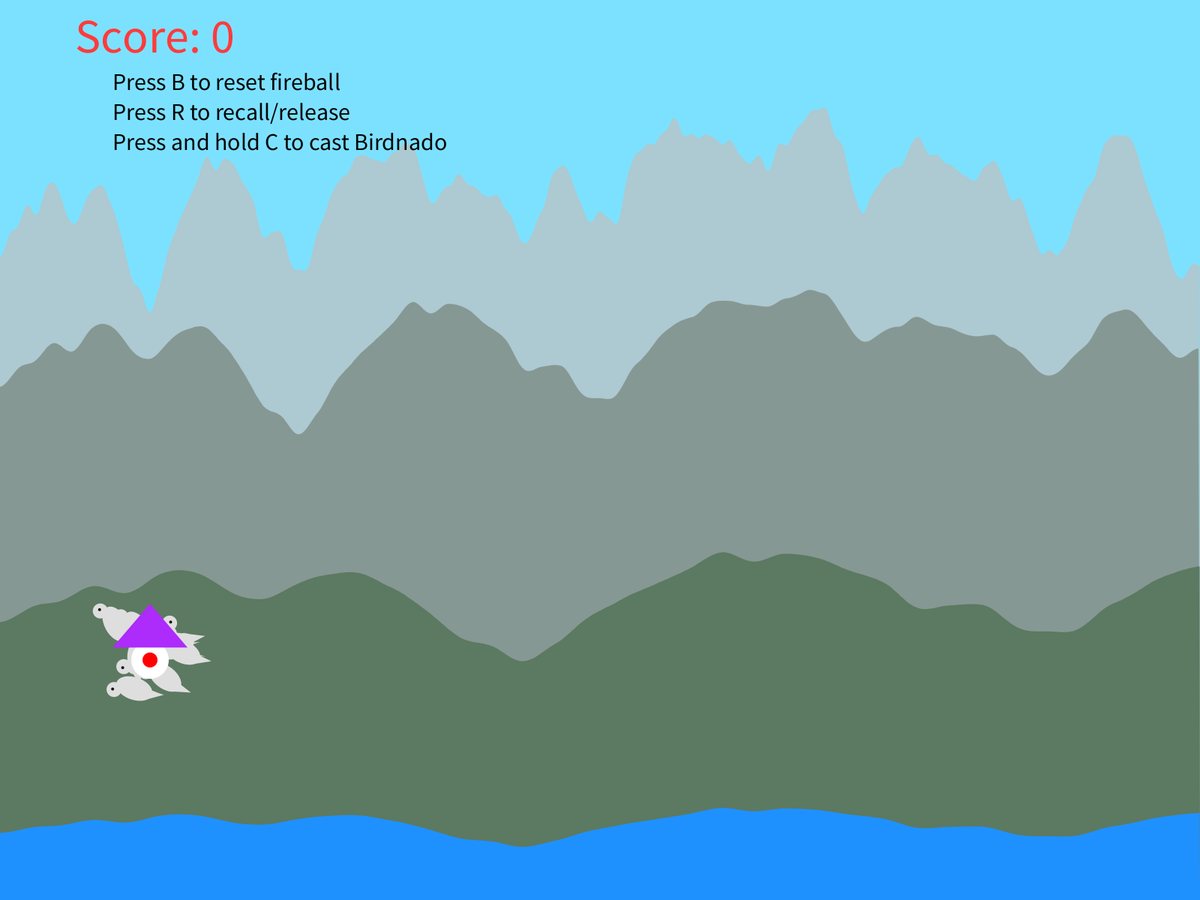
Frame 1 (no input)
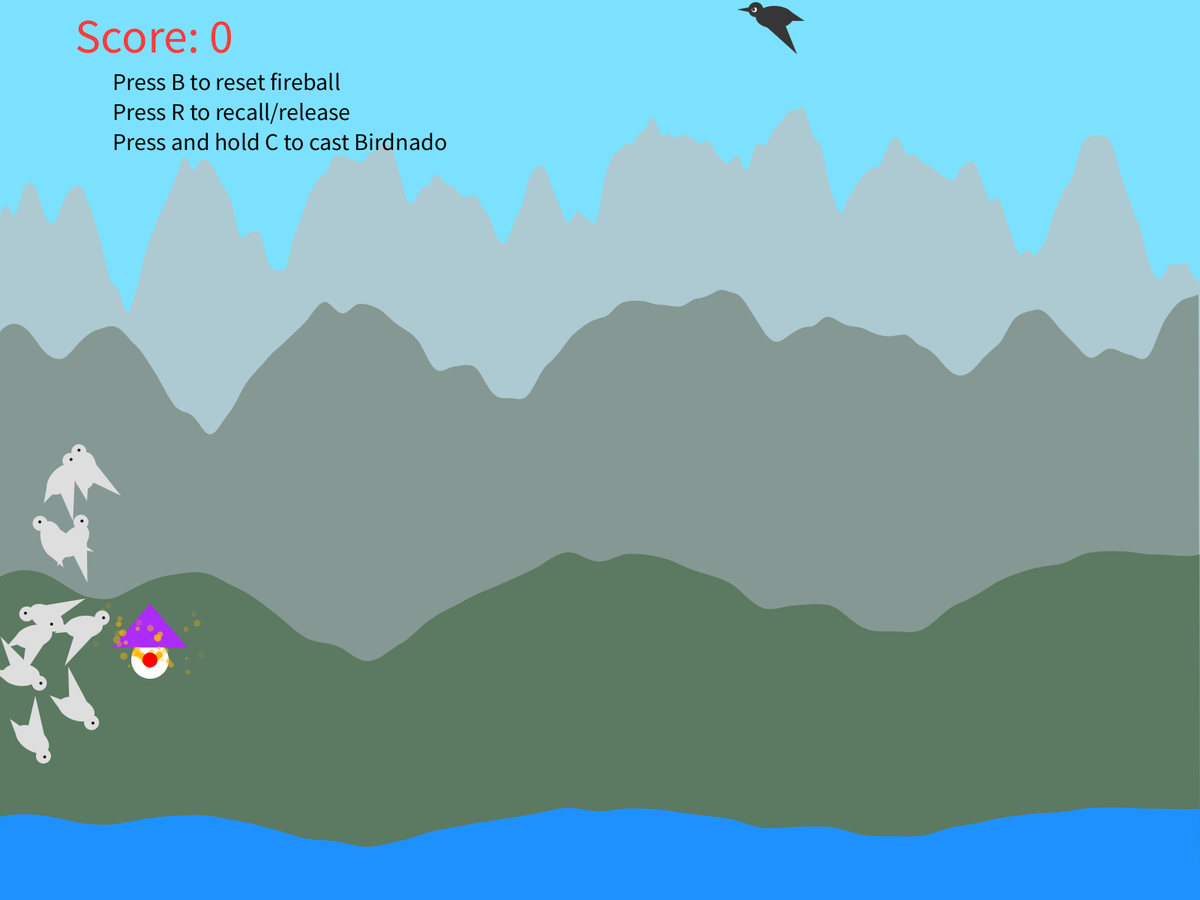
Frame 60 (the mouse pressed at the canvas centre just before this capture)
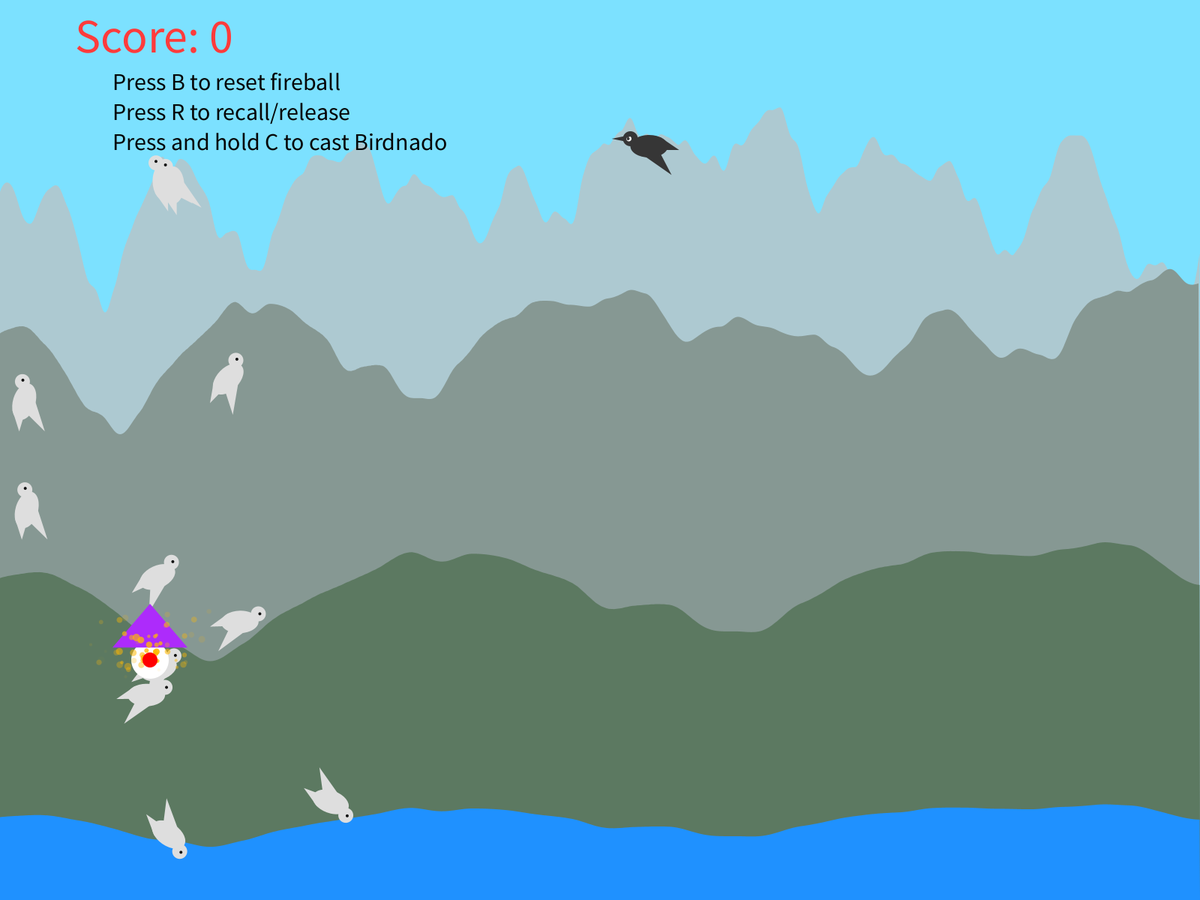
Frame 120 (the mouse held since frame 60 and released just before this capture)

The Processing sketch that drew these frames (run headless with seeded random() and noise(); from frame 60 on, the mouse is pressed at the canvas centre):

// Processing sketch: FinalAssignmentFinal
// ── FinalAssignmentFinal.pde
/*
Anthony, Aerial Arsonist

By Samuel Hawryluk and Jelle Brinkman

A simple game where you're a wizard controllinga flock of birds and a fireball

Take down ravens to up your score, try to make it as high as possible

Goodluck
*/



Wizard Anthony;                      //Globals
color hatColor;
Ball ball;
RavenHorde ravenhorde;
Landscape landscapeFar;
Landscape landscapeMiddle;
Landscape landscapeClose;
Landscape water;
PVector wizardPos = new PVector(200, 880);

void setup() {
  fullScreen();                            //creating objects
  hatColor = color(#ad2bfb);

  ball = new Ball(wizardPos); //Starting position of the ball
  ravenhorde = new RavenHorde(wizardPos);
  Anthony = new Wizard(wizardPos.x, wizardPos.y, 50, hatColor, 10, ravenhorde);
  landscapeFar = new Landscape(200, 0.005, 0.5, height/4, color(#ADC9D1));
  landscapeMiddle = new Landscape(170, 0.01, 2, height/2.5, color(#869893));
  landscapeClose = new Landscape(140, 0.01, 3.5, height/1.5, color(#5C7961));
  water = new Landscape(50, 0.01, 3.5, height-100, color(#1F91FF));
}

void draw() {                            //all the real time running

  background(#7CE1FF);

  if (Anthony.dead) {
    displayGameOverScreen();
  } else {

    landscapeFar.update();                                    
    landscapeFar.display();
    landscapeMiddle.update();
    landscapeMiddle.display();
    landscapeClose.update();
    landscapeClose.display();
    water.update();
    water.display();

    Anthony.run();
    ball.update();
    ball.display();
    ravenhorde.update(ball, Anthony);
    ravenhorde.display();
    displayText();
  }
}

void displayGameOverScreen() {                   //couple functions for the end screen and score

  fill(0, 0, 0, 150);
  rect(0, 0, width, height);


  textAlign(CENTER, CENTER);
  fill(#FF3B3B); // Red
  textSize(64);
  text("GAME OVER", width / 2, height / 2 - 50);

  // Instructie om te herstarten
  fill(255); // Wit
  textSize(24);
  text("Press 'Q' to restart", width / 2, height / 2 + 30);
  text("Score: " + ravenhorde.score, width / 2, height / 2 + 80);
}

void displayText() {

  fill(#FF3B3B); // Red
  textSize(64);
  text("Score: " + ravenhorde.score, 100, 70);
  fill(#050505); // Red
  textSize(32);
  text("Press B to reset fireball", 150, 120);
  text("Press R to recall/release", 150, 160);
  text("Press and hold C to cast Birdnado", 150, 200);
}

// ── Ball.pde

class Ball {                      //fireball
  
  //Code structure provided
  PVector location;
  PVector velocity;
  PVector acceleration;
  PVector gravity = new PVector(0, 0.2); // Gravity on the ball
  PVector startPos;

  float friction = 0.99;
  int radius = 10;

  ArrayList<Particle> particles;

  //catapult  
  PVector dragPosition; // Position of ball after it is dragged
  boolean dragging = false; // Check for dragging
  boolean pressed = false; // Check for pressing
  boolean isShot = false;
  int maxLifespan = 255;
  
  
  
  // Constructor
  Ball(PVector location) {
    this.location = location.copy(); //Copy feature: creating a new Pvector with the same values/coordinats+direction
    this.startPos = location.copy();
    this.velocity = new PVector();
    this.acceleration = new PVector();

    particles = new ArrayList<Particle>();
    
    this.dragPosition = location.copy();
  }

  // Update ball position + physics
  void update() {
    if (isShot) {
      if (isOutOfScreen()) {
        reset(startPos);
      }
      acceleration.add(gravity); //Adding gravity to accel
      velocity.add(acceleration); //Updating velocity
      velocity.mult(friction); //Adding friction
      location.add(velocity); //Adding velocity


      if (location.y > height-radius) {
        location.y = height-radius;
        velocity.y *= -0.95; //Slow down when ground hit
      }
      acceleration.mult(0); //resetting the acceleration to 0
    }

    updateParticle();
  }


  void display() {
    
    displayAim();
    displayParticle();

    fill(255, 0, 0); // color ball
    noStroke();
    ellipse(location.x, location.y, radius * 2, radius * 2); 
  }



  //Checking if ball reached the canvas borders
  boolean isOutOfScreen() {
    return (location.x < -100 || location.x > width+100);
  }

  // Reset the ball to a given location
  void reset(PVector location) {
    this.location.set(location);
    this.velocity.set(0, 0);
    this.acceleration.set(0, 0);
    isShot = false;
  }
  //Set ball location

  void setlocation(PVector location) {
    this.location.set(location);
  }

  //Set ball velocity
  void setVelocity(PVector velocity) {
    this.velocity.set(velocity);
  }


  void updateParticle() {
    //update particles
    for (int i = particles.size()-1; i >= 0; i--) {
      Particle p = particles.get(i);
      p.update();
      if (p.isDead()) particles.remove(i);
    }
  }

  void displayParticle() {
    addParticle(location);
    for (int i = 0; i < particles.size(); i++) {
      Particle p = particles.get(i);
      p.display();
    }
  }

  void addParticle(PVector location) {
    particles.add(new Particle(location.copy(), new PVector(random(-1.5, 1.5), random(-2, 0)), 255, random(4,10), #FFB803));
  }

  void displayAim() {

    stroke(#FFCF31);
    strokeWeight(4);

    // Catapult band
    if (dragging) {
      line(startPos.x, startPos.y, dragPosition.x, dragPosition.y);      
    } 
  }

  void mousePressedEvent(PVector mouse) {
    
    if (PVector.dist(mouse, location) < radius && !isShot) {
      pressed = true;
      dragPosition.set(mouse); 
    }
  }

  void mouseReleasedEvent() {
    if (dragging) {
      
      PVector force = PVector.sub(startPos, dragPosition).mult(0.3);
      setVelocity(force);
      isShot = true;
      dragging = false;
      pressed = false;
    
    }
  }

  void mouseDraggedEvent(PVector mouse) {
    if (pressed) {
      dragging = true;
      dragPosition.set(mouse);
      setlocation(mouse);
    }
  }
}

// ── Death.pde
class Death {                //death animation of ravens || particle system for death

  Particle[] particles;
  PVector[] positions;
  int numDots = 50;
  float[] dotSizes;
  float maxSize = 3;
  float stddevSize = 2;
  PVector startPos;
  float explosionRad = 30;

  Death(PVector startPos) {
    this.startPos = startPos;
    positions = new PVector[numDots];
    dotSizes = new float[numDots];
    particles = new Particle[numDots];

    for (int i = 0; i < numDots; i++) {
      positions[i] = new PVector();
      positions[i].x = startPos.x + (randomGaussian() * explosionRad);
      positions[i].y = startPos.y + (randomGaussian() * explosionRad);

      float distance = dist(positions[i].x, positions[i].y, width/2, height/2);
      float size = map(distance, 0, explosionRad, 0.5, maxSize);
      
      dotSizes[i] = randomGaussian() * stddevSize + size;   

      PVector velocity = PVector.sub(positions[i], startPos).mult(0.05);

      particles[i] = new Particle(startPos, velocity, 255, dotSizes[i], #5A5A5A);
    }
  }

  void update() {
    for (int i = 0; i < numDots; i++) {
      if (particles[i] != null) {
        particles[i].update();
      }
    }
  }

  void display() {
    for (int i = 0; i < numDots; i++) {
      if (particles[i] != null) {
        particles[i].display();
      }
    }
  }

  boolean isFinished() {
    for (int i = 0; i < numDots; i++) {
      if (particles[i] != null && !particles[i].isDead()) {
        return false;
      }
    }
    return true;
  }
}

// ── Eagle.pde
class Eagle {                    //the eagle 
  PVector position;
  PVector velocity;
  PVector acceleration;
  float maxSpeed = 12;
  float maxForce = 0.12;
  float size;
  color c = color(#b3b3b3);

  boolean grouped = false;
  PVector flockCenter;

  boolean avoiding = false;
  PVector wallCenter;

  boolean circling = false;
  PVector circleCenter;
  float circleRadius;

  Eagle(PVector position, PVector velocity, PVector acceleration, float size) {
    this.position = position;
    this.velocity = velocity;
    this.acceleration = acceleration;
    this.size = size;
  }

  void run(ArrayList<Eagle> eagles) {
    flock(eagles);
    update();
    borders();
    render();
  }

  void render() {
    float theta = velocity.heading2D() + radians(90);
    fill(#FAFAFA);
    pushMatrix();
    translate(position.x, position.y);
    if (theta > -HALF_PI && theta < HALF_PI) {
      rotate(theta + PI/2);
      scale(1, -1);
    } else {
      rotate(theta + PI/2);
    }

    //body
    fill(#DEDEDE);
    ellipse(0, 0, 50, 30);
    ellipse(-25, -10, 20, 20);



    //eye
    fill(#0F0F0F); //white
    ellipse(-27, -10, 4, 4);
    fill(#DEDEDE);

    //tail
    triangle(15, -12, 10, 5, 40, 5);

    // wings


    triangle(-25, 0, 10, 0, 30, 50*sin(millis()*0.01));

    popMatrix();
    noStroke();
  }

  void update() {
    velocity.add(acceleration);
    velocity.limit(maxSpeed);
    position.add(velocity);
    acceleration.mult(0);
  }

  void applyForce(PVector force) {
    // We could add mass here if we want A = F / M
    acceleration.add(force);
  }


  void flock(ArrayList<Eagle> eagles) {                 //controls the behavior of eagles depending on states
    PVector sep = separate(eagles);   // Separation
    PVector ali = align(eagles);      // Alignment
    PVector coh = cohesion(eagles);   // Cohesion
    // Arbitrarily weight these forces
    if (grouped) {
      PVector group = seek(flockCenter);
      group.mult(2.6);
      sep.mult(1.7);
      ali.mult(1.2);
      coh.mult(1.8);
      applyForce(group);
    } else if (circling) {
      PVector enc = encircle();
      enc.mult(3);
      applyForce(enc);
      sep.mult(2);
      ali.mult(1);
      coh.mult(1);
    } else if (!grouped) {
      sep.mult(1.7);
      ali.mult(1.3);
      coh.mult(1.4);
    }
    if (avoiding) {
      PVector avoid = seek(wallCenter).mult(-1);
      avoid.mult(1.2);
      applyForce(avoid);
    }
    // Add the force vectors to acceleration
    applyForce(sep);
    applyForce(ali);
    applyForce(coh);
  }

  PVector seek(PVector target) {
    PVector desired = PVector.sub(target, position);  // A vector pointing from the position to the target
    // Normalize desired and scale to maximum speed
    desired.normalize();
    desired.mult(maxSpeed);
    // Steering = Desired minus Velocity
    PVector steer = PVector.sub(desired, velocity);
    steer.limit(maxForce);  // Limit to maximum steering force
    return steer;
  }

  // Wraparound
  void borders() {
    if (position.x < size) {
      position.x = size;
      velocity.x *= -1;
    } else if (position.x > width - size) {
      position.x = width - size;
      velocity.x *= -1;
    }

    if (position.y < size) {
      position.y = size;
      velocity.y *= -1;
    } else if (position.y > height - size) {
      position.y = height - size;
      velocity.y *= -1;
    }
  }

  // Method checks for nearby eagles and steers away
  PVector separate (ArrayList<Eagle> eagles) {
    float desiredseparation = 60.0f;
    PVector steer = new PVector(0, 0, 0);
    int count = 0;
    // For every eagle in the system, check if it's too close
    for (Eagle other : eagles) {
      float d = PVector.dist(position, other.position);
      // If the distance is greater than 0 and less than an arbitrary amount (0 when you are yourself)
      if ((d > 0) && (d < desiredseparation)) {
        // Calculate vector pointing away from neighbor
        PVector diff = PVector.sub(position, other.position);
        diff.normalize();
        diff.div(d);        // Weight by distance
        steer.add(diff);
        count++;            // Keep track of how many
      }
    }


    // Average -- divide by how many
    if (count > 0) {
      steer.div((float)count);
    }

    // As long as the vector is greater than 0
    if (steer.mag() > 0) {
      // Implement Reynolds: Steering = Desired - Velocity
      steer.normalize();
      steer.mult(maxSpeed);
      steer.sub(velocity);
      steer.limit(maxForce);
    }
    return steer;
  }

  // Alignment
  // For every nearby eagle in the system, calculate the average velocity
  PVector align (ArrayList<Eagle> eagles) {
    float neighbordist = 50;
    PVector sum = new PVector(0, 0);
    int count = 0;
    for (Eagle other : eagles) {
      float d = PVector.dist(position, other.position);
      if ((d > 0) && (d < neighbordist)) {
        sum.add(other.velocity);
        count++;
      }
    }
    if (count > 0) {
      sum.div((float)count);
      sum.normalize();
      sum.mult(maxSpeed);
      PVector steer = PVector.sub(sum, velocity);
      steer.limit(maxForce);
      return steer;
    } else {
      return new PVector(0, 0);
    }
  }

  // For the average position (i.e. center) of all nearby eagles, calculate steering vector towards that position
  PVector cohesion (ArrayList<Eagle> eagles) {
    float neighbordist = 50;
    PVector sum = new PVector(0, 0);   // Start with empty vector to accumulate all positions
    int count = 0;
    for (Eagle other : eagles) {
      float d = PVector.dist(position, other.position);
      if ((d > 0) && (d < neighbordist)) {
        sum.add(other.position); // Add position
        count++;
      }
    }
    if (count > 0) {
      sum.div(count);
      return seek(sum);  // Steer towards the position
    } else {
      return new PVector(0, 0);
    }
  }

  PVector encircle() {
    PVector steer = new PVector(circleCenter.x -position.x, circleCenter.y - position.y);
    PVector tangent = new PVector(-steer.y, steer.x);
    steer.mult(0.8);
    steer.add(tangent);
    steer.normalize();
    steer.mult(maxSpeed);
    steer.sub(velocity);
    steer.limit(maxForce);
    return steer;
  }

  void toggleGroup() {           //toggle functions for spells
    grouped = !grouped;
    circling = false;
  }

  void toggleAvoid() {
    avoiding = !avoiding;
  }

  void toggleCircle() {
    circling = true;
    grouped = false;
  }
}

// ── EagleFlock.pde
class EagleFlock {                //eagle system
  ArrayList<Eagle> flock = new ArrayList<Eagle>();
  float startingSpread = 50;
  int lastTimeEagleAdded= 0;
  int timeToAddEagle = 5000;
  float x, y, size;


  EagleFlock(float x, float y, int startingCount, float size) {
    this.x = x;
    this.y = y;
    this.size = size;
    for (int i=0; i<startingCount; i++) {
      addEagle(x, y, size);
    }
  }

  void run() {
    for (Eagle e : flock) {
      e.run(flock);
    }
    updateTime();
  }

  void groupUp(PVector pos) {            //enable grouping at target location
    for (Eagle e : flock) {
      e.toggleGroup();
      if (e.grouped) {
        e.flockCenter = pos;
      }
    }
  }

  void flyAway(PVector pos) {             //enable avoiding target location
    for (Eagle e : flock) {
      e.toggleAvoid();
      if (e.avoiding) {
        e.wallCenter = pos;
      }
    }
  }
  
  void encircle(PVector pos, float radius) {         //encircle in certain radius
    for (Eagle e : flock) {
      e.toggleCircle();
      if (e.circling) {
        e.circleCenter = pos;
        e.circleRadius = radius;
      }
    }
  }

  void addEagle(float x, float y, float size) {
    PVector pos = new PVector(x + random(-startingSpread, startingSpread), y+ random(-startingSpread, startingSpread));
    PVector vel = new PVector(random(-1, 1), random(-1, 1));
    PVector acc = new PVector(0, 0);
    flock.add(new Eagle(pos, vel, acc, size));
  }
  
  void updateTime() {              //add eagles every X milliseconds
    if (millis() - lastTimeEagleAdded >= timeToAddEagle) {
      addEagle(x,y,size);
      lastTimeEagleAdded = millis();
    }
  }
}

// ── EventHandling.pde
void keyPressed() {                  //all the controls
  if (key == 'r') {
    Anthony.recall();
  } else if (key == 'c') {
    Anthony.noteDownXY1(mouseX, mouseY);
  } else if (key == 'b') {
    ball.reset(wizardPos);
  }
  if (Anthony.dead && (key == 'q' || key == 'Q')) {
    resetGame();
  }
}

void keyReleased() {
  if (key == 'c') {
    Anthony.noteDownXY2(mouseX, mouseY);
    Anthony.birdnado();
  }
}

void mouseMoved() {
  Anthony.noteDownXY2(mouseX, mouseY);
}

void mousePressed() {
  ball.mousePressedEvent(new PVector(mouseX, mouseY));
}

void mouseDragged() {
  ball.mouseDraggedEvent(new PVector(mouseX, mouseY));
}
void mouseReleased() {
  ball.mouseReleasedEvent();
}


void resetGame() {
  Anthony.dead = false;

  ball.reset(wizardPos);
  ravenhorde.ravenhorde.clear();
  ravenhorde.birdSpeed = 4;
  ravenhorde.interval = 3000;
  ravenhorde.score = 0;
}

// ── LandScape.pde
class Landscape {           //mountain range in the background

  float xoff = 0.0;

  float mountainHeightRange;
  float mountainHeight;
  float mountainSpeed;
  float mountainWidth;
  color mountainColor;

  Landscape(float mountainHeightRange, float mountainSpeed, float mountainWidth, float mountainHeight, color mountainColor) {
    this.mountainHeightRange = mountainHeightRange;
    this.mountainSpeed = mountainSpeed;
    this.mountainWidth = mountainWidth;
    this.mountainHeight = mountainHeight;
    this.mountainColor = mountainColor;
  }


  void update() {
    xoff += mountainSpeed;
  }

  void display() {
    beginShape();
    fill(mountainColor);
    noStroke();

    float xOffset = xoff;

    for (float x = 0; x < width; x += mountainWidth) {

      float y = map(noise(xOffset), 0, 1, mountainHeight - mountainHeightRange, mountainHeight + mountainHeightRange);

      vertex(x, y);
      xOffset += mountainSpeed;
    }

    vertex(width, height);
    vertex(0, height);

    endShape(CLOSE);
  }
}

// ── Particle.pde
class Particle {                    //particles for fireball and ravens

  PVector pos, vel, grav;
  PVector acceleration;
  int lifespan;
  float size;
  color Color;

  Particle(PVector position, PVector velocity, int lifespan, float size, color Color) {
    pos = position.copy();
    this.vel = velocity.copy();
    grav = new PVector(0, 0.02);
    this.lifespan = lifespan;
    this.Color = Color;
    this.size = size;
  }

  void update() {
    vel.add(grav);
    pos.add(vel);
    lifespan -= 4;
  }

  void display() {
    noStroke();
    fill(Color, lifespan);
    circle(pos.x, pos.y, size);
  }

  boolean isDead() {
    return lifespan <= 0;
  }
}

// ── Raven.pde
class Raven {              //the ravens (enemy birds)

  Death death;
  PVector position;
  PVector trackPos;
  PVector velocity;
  Boolean dead = false;
  float hitbox = 30;
  boolean dying;
  boolean flying = true;
  float birdSpeed;
  boolean point;
  
  int hp = 10;

  Raven(PVector position, PVector trackPos, float birdSpeed) {

    this.position = position;
    this.trackPos = trackPos;
    this.birdSpeed = birdSpeed;
  }

  void update(Ball b, Wizard w) {

    if ((flying && isHit(b.location, b.radius)) || (flying && checkEagleHits(w))) {
      dying = true;
      flying = false;
      point = true;
    

      death = new Death(position);
    }

    if (flying) {
      velocity = PVector.sub(trackPos, position);
      velocity.normalize();
      velocity.mult(birdSpeed);
      position.add(velocity);
    }

    if (death != null) {
      death.update();

      if (death.isFinished()) {
        dead = true;
      }
    }
  }


  void display() {


    if (dying && death != null) {
      death.display();
    }

    if (flying) {
      fill(#363636);
      pushMatrix();
      translate(position.x, position.y);

      //body
      ellipse(0, 0, 50, 30);
      ellipse(-25, -10, 20, 20);

      //beak
      triangle(-25, -15, -25, -5, -50, -10);

      //eye
      fill(#FAFAFA); //white
      ellipse(-27, -10, 7, 7);
      fill(#363636);
      ellipse(-28, -10, 4, 4);
      triangle(-33, -10, -20, -15, -25, -20);

      //tail
      triangle(15, -12, 10, 5, 40, 5);

      // wings


      triangle(-25, 0, 10, 0, 30, 50*sin(millis()*0.01));

      popMatrix();
    }
  }
  
  Boolean checkEagleHits(Wizard w) {
    for (Eagle e : w.flock.flock) {
      if (isHit(e.position, e.size)) {
        return true;
      }
    }
    return false;
  }

  Boolean isHit (PVector killObject, float objectSize) {
    return(PVector.dist(position, killObject) < hitbox + objectSize);
  }
}

// ── RavenHorde.pde
class RavenHorde {             //raven system

  float interval = 3000;
  float lastInterval;
  ArrayList<Raven> ravenhorde;
  PVector trackpos;
  float birdSpeed = 4;
  int score = 0;

  RavenHorde(PVector trackpos) {
    this.trackpos = trackpos;
    ravenhorde = new ArrayList<Raven>();
    lastInterval = millis() + interval;
  }


  void update(Ball b, Wizard w) {

    if (lastInterval < millis()) {

      addRaven();

      lastInterval = millis() + interval;

      if (interval>300) {
        interval -=100;
        birdSpeed += 0.2;
      }
    }

    updateRaven(b, w);
  }

  void display() {
    displayRaven();
  }



  void updateRaven(Ball b, Wizard w) {
    //update particles
    for (int i = ravenhorde.size()-1; i >= 0; i--) {
      Raven p = ravenhorde.get(i);
      p.update(b, w);
      if (p.point) {
        score+=1;
        p.point = false;
      }
      if (p.dead) {
        ravenhorde.remove(i);
      }
    }
  }



  void displayRaven() {
    for (int i = 0; i < ravenhorde.size(); i++) {
      Raven p = ravenhorde.get(i);
      p.display();
    }
  }

  void addRaven() {
    PVector newSpawn;
    float x = random(200, width+200);
    float y = random(-100, height);
    if (x < width && y > 0) {
      y = random(-100,-50);
    }
    newSpawn = new PVector(x,y);
    ravenhorde.add(new Raven(newSpawn, trackpos, birdSpeed));
  }
}

// ── Wizard.pde
class Wizard {               //the wizard controlling eagles and casting fireballs and spells
  
  EagleFlock flock;
  RavenHorde horde;
  float x, y;
  float size;
  color c;
  float birdnadoX1, birdnadoX2, birdnadoY1, birdnadoY2, birdnadoRadius;
  boolean casting = false;
  color birdnadoColor = color(#358ae9);
  float hitBox = 50;
  boolean dead = false;


  Wizard(float x, float y, float size, color c, int startingsize, RavenHorde horde) {
    this.x = x;
    this.y = y;
    this.size = size;
    this.c = c;
    flock = new EagleFlock(x, y, startingsize, size/2);
    this.horde = horde;
  }

  void run() {
    flock.run();
    isHit();
    display();
  }

  void display() {
    pushMatrix();
    translate(x, y);
    fill(255);
    circle(0, 0, size);
    fill(c);
    triangle(-size, -size/3, size, -size/3, 0, -size*1.5);
    popMatrix();

    if (casting) {
      birdnadoDisplay();
    }
  }

  void birdnadoDisplay() {
    pushMatrix();
    translate(birdnadoX1, birdnadoY1);
    noFill();
    stroke(birdnadoColor);
    circle(0, 0, birdnadoRadius);
    popMatrix();
    stroke(0);
  }

  void recall() {
    PVector pos = new PVector(x, y-(size*3));
    flock.groupUp(pos);
    pos = new PVector(x, y);
    flock.flyAway(pos);
  }

  void birdnado() {
    PVector pos = new PVector(birdnadoX1, birdnadoY1);
    flock.encircle(pos, birdnadoRadius);
    resetBirdnado();
    casting = false;
  }

  void noteDownXY1(float x, float y) {
    if (!casting) {
      birdnadoX1 = x;
      birdnadoY1 = y;
      casting = true;
    }
  }

  void noteDownXY2(float x, float y) {
    birdnadoX2 = x;
    birdnadoY2 = y;
    birdnadoRadius = dist(birdnadoX1, birdnadoY1, birdnadoX2, birdnadoY2);
    ;
  }

  void resetBirdnado() {
    birdnadoX1 = 0;
    birdnadoY1 = 0;
    birdnadoX2 = 0;
    birdnadoY2 = 0;
    birdnadoRadius = 0;
  }

  boolean isHit() {
    
    for (int i = 0; i < horde.ravenhorde.size(); i++) {     
      Raven r = horde.ravenhorde.get(i);
      
      PVector position = new PVector(x, y);
      
      if (PVector.dist(position, r.position) < hitBox + r.hitbox) {
        dead = true;
        return true; 
      }
    }
    return false;
  }
}
